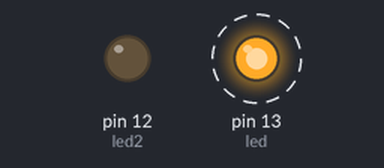
Recording of a sketch running on a simulated Arduino Uno, built with avr-gcc and run on an emulated ATmega328P. On the bench: output pins drawn as LEDs (lit = HIGH). Dashed ring = blinking.

Above: at 0.2 s.
Timing chart, 0 to 4.6 s (numbered marks = the images above):
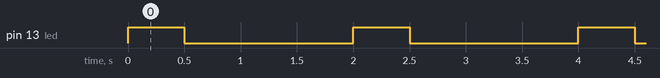

The sketch:

ledOnOffForNewLEDS.ino
```cpp
#define LEDSerial 0x10
#define LEDTimer 0x20

int led =13;
int led2 = 12;

void setup()
{
  DDRB |= 0x20;
  DDRB |= 0x10;
  // put your setup code here, to run once:
  pinMode(led,OUTPUT);
  pinMode(led2,OUTPUT);
}

void loop()
{
  // put your main code here, to run repeatedly:
  /*
  PORTB |= LEDSerial;
  delay(500);
  PORTB &= ~(LEDSerial);
  delay(500);
*/
  PORTB |= LEDTimer;
  delay(500);
  PORTB &= ~(LEDTimer);
  delay(500);


  delay(1000);
}
```

Measured:
- by itself, pin 13 (led): alternates HIGH for 0.50 s and LOW for 1.5 s
